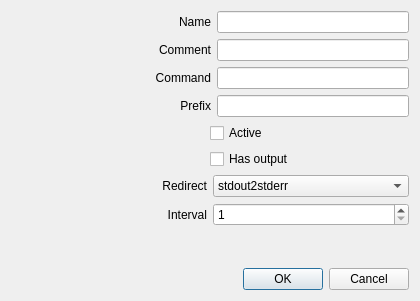
<?xml version="1.0" encoding="UTF-8"?>
<ui version="4.0">
 <class>ExtScript</class>
 <widget class="QDialog" name="ExtScript">
  <property name="geometry">
   <rect>
    <x>0</x>
    <y>0</y>
    <width>420</width>
    <height>301</height>
   </rect>
  </property>
  <property name="windowTitle">
   <string>Configuration</string>
  </property>
  <layout class="QVBoxLayout" name="verticalLayout">
   <item>
    <layout class="QHBoxLayout" name="layout_name">
     <item>
      <widget class="QLabel" name="label_name">
       <property name="sizePolicy">
        <sizepolicy hsizetype="Expanding" vsizetype="Preferred">
         <horstretch>0</horstretch>
         <verstretch>0</verstretch>
        </sizepolicy>
       </property>
       <property name="minimumSize">
        <size>
         <width>200</width>
         <height>0</height>
        </size>
       </property>
       <property name="text">
        <string>Name</string>
       </property>
       <property name="alignment">
        <set>Qt::AlignRight|Qt::AlignTrailing|Qt::AlignVCenter</set>
       </property>
      </widget>
     </item>
     <item>
      <widget class="QLineEdit" name="lineEdit_name"/>
     </item>
    </layout>
   </item>
   <item>
    <layout class="QHBoxLayout" name="layout_comment">
     <item>
      <widget class="QLabel" name="label_comment">
       <property name="sizePolicy">
        <sizepolicy hsizetype="Expanding" vsizetype="Preferred">
         <horstretch>0</horstretch>
         <verstretch>0</verstretch>
        </sizepolicy>
       </property>
       <property name="minimumSize">
        <size>
         <width>200</width>
         <height>0</height>
        </size>
       </property>
       <property name="text">
        <string>Comment</string>
       </property>
       <property name="alignment">
        <set>Qt::AlignRight|Qt::AlignTrailing|Qt::AlignVCenter</set>
       </property>
      </widget>
     </item>
     <item>
      <widget class="QLineEdit" name="lineEdit_comment"/>
     </item>
    </layout>
   </item>
   <item>
    <layout class="QHBoxLayout" name="layout_command">
     <item>
      <widget class="QLabel" name="label_command">
       <property name="sizePolicy">
        <sizepolicy hsizetype="Expanding" vsizetype="Preferred">
         <horstretch>0</horstretch>
         <verstretch>0</verstretch>
        </sizepolicy>
       </property>
       <property name="minimumSize">
        <size>
         <width>200</width>
         <height>0</height>
        </size>
       </property>
       <property name="text">
        <string>Command</string>
       </property>
       <property name="alignment">
        <set>Qt::AlignRight|Qt::AlignTrailing|Qt::AlignVCenter</set>
       </property>
      </widget>
     </item>
     <item>
      <widget class="QLineEdit" name="lineEdit_command"/>
     </item>
    </layout>
   </item>
   <item>
    <layout class="QHBoxLayout" name="layout_prefix">
     <item>
      <widget class="QLabel" name="label_prefix">
       <property name="sizePolicy">
        <sizepolicy hsizetype="Expanding" vsizetype="Preferred">
         <horstretch>0</horstretch>
         <verstretch>0</verstretch>
        </sizepolicy>
       </property>
       <property name="minimumSize">
        <size>
         <width>200</width>
         <height>0</height>
        </size>
       </property>
       <property name="text">
        <string>Prefix</string>
       </property>
       <property name="alignment">
        <set>Qt::AlignRight|Qt::AlignTrailing|Qt::AlignVCenter</set>
       </property>
      </widget>
     </item>
     <item>
      <widget class="QLineEdit" name="lineEdit_prefix"/>
     </item>
    </layout>
   </item>
   <item>
    <layout class="QHBoxLayout" name="layout_active">
     <item>
      <spacer name="spacer_active">
       <property name="orientation">
        <enum>Qt::Horizontal</enum>
       </property>
       <property name="sizeHint" stdset="0">
        <size>
         <width>40</width>
         <height>20</height>
        </size>
       </property>
      </spacer>
     </item>
     <item>
      <widget class="QCheckBox" name="checkBox_active">
       <property name="sizePolicy">
        <sizepolicy hsizetype="Expanding" vsizetype="Fixed">
         <horstretch>0</horstretch>
         <verstretch>0</verstretch>
        </sizepolicy>
       </property>
       <property name="text">
        <string>Active</string>
       </property>
      </widget>
     </item>
    </layout>
   </item>
   <item>
    <layout class="QHBoxLayout" name="layout_output">
     <item>
      <spacer name="spacer_output">
       <property name="orientation">
        <enum>Qt::Horizontal</enum>
       </property>
       <property name="sizeHint" stdset="0">
        <size>
         <width>40</width>
         <height>20</height>
        </size>
       </property>
      </spacer>
     </item>
     <item>
      <widget class="QCheckBox" name="checkBox_output">
       <property name="sizePolicy">
        <sizepolicy hsizetype="Expanding" vsizetype="Fixed">
         <horstretch>0</horstretch>
         <verstretch>0</verstretch>
        </sizepolicy>
       </property>
       <property name="text">
        <string>Has output</string>
       </property>
      </widget>
     </item>
    </layout>
   </item>
   <item>
    <layout class="QHBoxLayout" name="layout_redirect">
     <item>
      <widget class="QLabel" name="label_redirect">
       <property name="sizePolicy">
        <sizepolicy hsizetype="Expanding" vsizetype="Preferred">
         <horstretch>0</horstretch>
         <verstretch>0</verstretch>
        </sizepolicy>
       </property>
       <property name="text">
        <string>Redirect</string>
       </property>
       <property name="alignment">
        <set>Qt::AlignRight|Qt::AlignTrailing|Qt::AlignVCenter</set>
       </property>
      </widget>
     </item>
     <item>
      <widget class="QComboBox" name="comboBox_redirect">
       <property name="sizePolicy">
        <sizepolicy hsizetype="Expanding" vsizetype="Fixed">
         <horstretch>0</horstretch>
         <verstretch>0</verstretch>
        </sizepolicy>
       </property>
       <item>
        <property name="text">
         <string notr="true">stdout2stderr</string>
        </property>
       </item>
       <item>
        <property name="text">
         <string notr="true">nothing</string>
        </property>
       </item>
       <item>
        <property name="text">
         <string notr="true">stderr2stdout</string>
        </property>
       </item>
      </widget>
     </item>
    </layout>
   </item>
   <item>
    <layout class="QHBoxLayout" name="layout_interval">
     <item>
      <widget class="QLabel" name="label_interval">
       <property name="sizePolicy">
        <sizepolicy hsizetype="Expanding" vsizetype="Preferred">
         <horstretch>0</horstretch>
         <verstretch>0</verstretch>
        </sizepolicy>
       </property>
       <property name="text">
        <string>Interval</string>
       </property>
       <property name="alignment">
        <set>Qt::AlignRight|Qt::AlignTrailing|Qt::AlignVCenter</set>
       </property>
      </widget>
     </item>
     <item>
      <widget class="QSpinBox" name="spinBox_interval">
       <property name="sizePolicy">
        <sizepolicy hsizetype="Expanding" vsizetype="Fixed">
         <horstretch>0</horstretch>
         <verstretch>0</verstretch>
        </sizepolicy>
       </property>
       <property name="minimum">
        <number>1</number>
       </property>
      </widget>
     </item>
    </layout>
   </item>
   <item>
    <spacer name="verticalSpacer">
     <property name="orientation">
      <enum>Qt::Vertical</enum>
     </property>
     <property name="sizeHint" stdset="0">
      <size>
       <width>20</width>
       <height>40</height>
      </size>
     </property>
    </spacer>
   </item>
   <item>
    <widget class="QDialogButtonBox" name="buttonBox">
     <property name="orientation">
      <enum>Qt::Horizontal</enum>
     </property>
     <property name="standardButtons">
      <set>QDialogButtonBox::Cancel|QDialogButtonBox::Ok</set>
     </property>
    </widget>
   </item>
  </layout>
 </widget>
 <resources/>
 <connections>
  <connection>
   <sender>buttonBox</sender>
   <signal>accepted()</signal>
   <receiver>ExtScript</receiver>
   <slot>accept()</slot>
   <hints>
    <hint type="sourcelabel">
     <x>248</x>
     <y>254</y>
    </hint>
    <hint type="destinationlabel">
     <x>157</x>
     <y>274</y>
    </hint>
   </hints>
  </connection>
  <connection>
   <sender>buttonBox</sender>
   <signal>rejected()</signal>
   <receiver>ExtScript</receiver>
   <slot>reject()</slot>
   <hints>
    <hint type="sourcelabel">
     <x>316</x>
     <y>260</y>
    </hint>
    <hint type="destinationlabel">
     <x>286</x>
     <y>274</y>
    </hint>
   </hints>
  </connection>
 </connections>
</ui>
